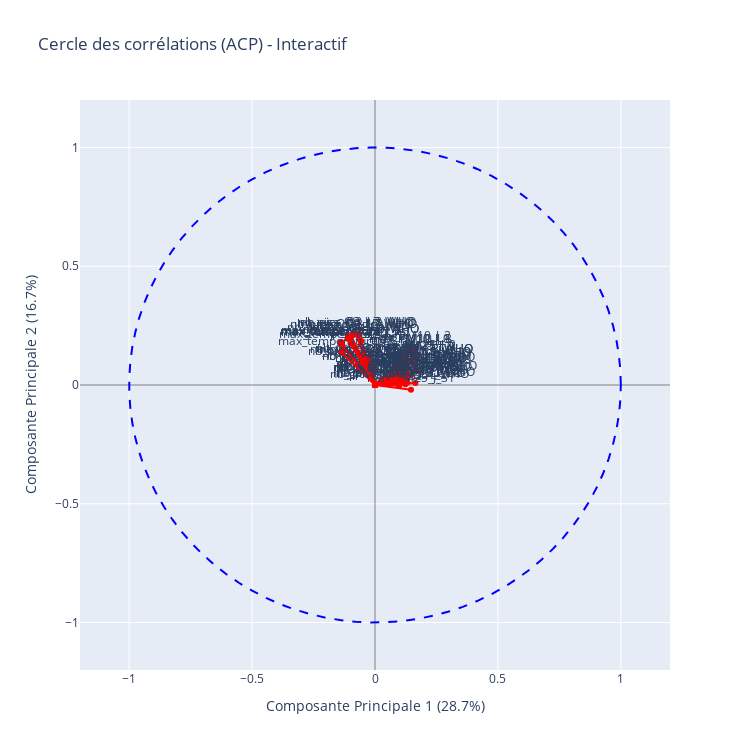

Write notebook code for a chart like this one.
### Code cell
print("Début de la PCA et du clustering")
df_pca, df_clusters, kmeans_model, pca = pca_clustering(df_final, features_pca, n_clusters=3)
len(df_clusters)
df_clusters = df_final.merge(df_clusters[["pseudo_provisoire", "cluster"]], on='pseudo_provisoire', how='left')
print("PCA et clustering terminés")

### Figure 1 — Plotly figure (JSON) as saved in the notebook; plotly's stock layout.template omitted (floating-point values rounded to 4 significant figures)
{"data": [{"line": {"color": "blue", "dash": "dash"}, "mode": "lines", "name": "Cercle Unité", "type": "scatter", "x": [1, 0.998, 0.992, 0.9819, 0.9679, 0.9501, 0.9284, 0.9029, 0.8738, 0.8413, 0.8053, 0.766, 0.7237, 0.6785, 0.6306, 0.5801, 0.5272, 0.4723, 0.4154, 0.3569, 0.2969, 0.2358, 0.1736, 0.1108, 0.04758, -0.01587, -0.07925, -0.1423, -0.2048, -0.2665, -0.3271, -0.3863, -0.4441, -0.5, -0.5539, -0.6056, -0.6549, -0.7015, -0.7453, -0.7861, -0.8237, -0.858, -0.8888, -0.9161, -0.9397, -0.9595, -0.9754, -0.9874, -0.9955, -0.9995, -0.9995, -0.9955, -0.9874, -0.9754, -0.9595, -0.9397, -0.9161, -0.8888, -0.858, -0.8237, -0.7861, -0.7453, -0.7015, -0.6549, -0.6056, -0.5539, -0.5, -0.4441, -0.3863, -0.3271, -0.2665, -0.2048, -0.1423, -0.07925, -0.01587, 0.04758, 0.1108, 0.1736, 0.2358, 0.2969, 0.3569, 0.4154, 0.4723, 0.5272, 0.5801, 0.6306, 0.6785, 0.7237, 0.766, 0.8053, 0.8413, 0.8738, 0.9029, 0.9284, 0.9501, 0.9679, 0.9819, 0.992, 0.998, 1], "y": [0, 0.06342, 0.1266, 0.1893, 0.2511, 0.312, 0.3717, 0.4298, 0.4862, 0.5406, 0.5929, 0.6428, 0.6901, 0.7346, 0.7761, 0.8146, 0.8497, 0.8815, 0.9096, 0.9341, 0.9549, 0.9718, 0.9848, 0.9938, 0.9989, 0.9999, 0.9969, 0.9898, 0.9788, 0.9638, 0.945, 0.9224, 0.896, 0.866, 0.8326, 0.7958, 0.7557, 0.7127, 0.6668, 0.6182, 0.5671, 0.5137, 0.4582, 0.4009, 0.342, 0.2817, 0.2203, 0.158, 0.09506, 0.03173, -0.03173, -0.09506, -0.158, -0.2203, -0.2817, -0.342, -0.4009, -0.4582, -0.5137, -0.5671, -0.6182, -0.6668, -0.7127, -0.7557, -0.7958, -0.8326, -0.866, -0.896, -0.9224, -0.945, -0.9638, -0.9788, -0.9898, -0.9969, -0.9999, -0.9989, -0.9938, -0.9848, -0.9718, -0.9549, -0.9341, -0.9096, -0.8815, -0.8497, -0.8146, -0.7761, -0.7346, -0.6901, -0.6428, -0.5929, -0.5406, -0.4862, -0.4298, -0.3717, -0.312, -0.2511, -0.1893, -0.1266, -0.06342, -2.449e-16]}, {"line": {"color": "red", "width": 2}, "marker": {"color": "red", "size": 6}, "mode": "lines+markers+text", "name": "max_PM10_J_0", "text": [null, "max_PM10_J_0"], "textposition": "top center", "type": "scatter", "x": [0, 0.1402], "y": [0, 0.143]}, {"line": {"color": "red", "width": 2}, "marker": {"color": "red", "size": 6}, "mode": "lines+markers+text", "name": "max_PM25_J_0", "text": [null, "max_PM25_J_0"], "textposition": "top center", "type": "scatter", "x": [0, 0.1572], "y": [0, 0.1128]}, {"line": {"color": "red", "width": 2}, "marker": {"color": "red", "size": 6}, "mode": "lines+markers+text", "name": "max_NO2_J_0", "text": [null, "max_NO2_J_0"], "textposition": "top center", "type": "scatter", "x": [0, 0.1176], "y": [0, 0.05188]}, {"line": {"color": "red", "width": 2}, "marker": {"color": "red", "size": 6}, "mode": "lines+markers+text", "name": "max_O3_J_0", "text": [null, "max_O3_J_0"], "textposition": "top center", "type": "scatter", "x": [0, -0.09884], "y": [0, 0.1742]}, {"line": {"color": "red", "width": 2}, "marker": {"color": "red", "size": 6}, "mode": "lines+markers+text", "name": "max_temperature_J_0", "text": [null, "max_temperature_J_0"], "textposition": "top center", "type": "scatter", "x": [0, -0.137], "y": [0, 0.1803]}, {"line": {"color": "red", "width": 2}, "marker": {"color": "red", "size": 6}, "mode": "lines+markers+text", "name": "nb_pics_PM10_J_0_EU", "text": [null, "nb_pics_PM10_J_0_EU"], "textposition": "top center", "type": "scatter", "x": [0, 0.1029], "y": [0, 0.0636]}, {"line": {"color": "red", "width": 2}, "marker": {"color": "red", "size": 6}, "mode": "lines+markers+text", "name": "nb_pics_PM10_J_0_WHO", "text": [null, "nb_pics_PM10_J_0_WHO"], "textposition": "top center", "type": "scatter", "x": [0, 0.1042], "y": [0, 0.06604]}, {"line": {"color": "red", "width": 2}, "marker": {"color": "red", "size": 6}, "mode": "lines+markers+text", "name": "nb_pics_NO2_J_0_WHO", "text": [null, "nb_pics_NO2_J_0_WHO"], "textposition": "top center", "type": "scatter", "x": [0, 0.08637], "y": [0, 0.02771]}, {"line": {"color": "red", "width": 2}, "marker": {"color": "red", "size": 6}, "mode": "lines+markers+text", "name": "nb_pics_O3_J_0_EU", "text": [null, "nb_pics_O3_J_0_EU"], "textposition": "top center", "type": "scatter", "x": [0, -0.008111], "y": [0, 0.07448]}, {"line": {"color": "red", "width": 2}, "marker": {"color": "red", "size": 6}, "mode": "lines+markers+text", "name": "nb_pics_O3_J_0_WHO", "text": [null, "nb_pics_O3_J_0_WHO"], "textposition": "top center", "type": "scatter", "x": [0, -0.05667], "y": [0, 0.1856]}, {"line": {"color": "red", "width": 2}, "marker": {"color": "red", "size": 6}, "mode": "lines+markers+text", "name": "nb_pics_PM25_J_0_WHO", "text": [null, "nb_pics_PM25_J_0_WHO"], "textposition": "top center", "type": "scatter", "x": [0, 0.1228], "y": [0, 0.09087]}, {"line": {"color": "red", "width": 2}, "marker": {"color": "red", "size": 6}, "mode": "lines+markers+text", "name": "max_PM10_J_1", "text": [null, "max_PM10_J_1"], "textposition": "top center", "type": "scatter", "x": [0, 0.1402], "y": [0, 0.143]}, {"line": {"color": "red", "width": 2}, "marker": {"color": "red", "size": 6}, "mode": "lines+markers+text", "name": "max_PM25_J_1", "text": [null, "max_PM25_J_1"], "textposition": "top center", "type": "scatter", "x": [0, 0.1572], "y": [0, 0.1128]}, {"line": {"color": "red", "width": 2}, "marker": {"color": "red", "size": 6}, "mode": "lines+markers+text", "name": "max_NO2_J_1", "text": [null, "max_NO2_J_1"], "textposition": "top center", "type": "scatter", "x": [0, 0.1176], "y": [0, 0.05188]}, {"line": {"color": "red", "width": 2}, "marker": {"color": "red", "size": 6}, "mode": "lines+markers+text", "name": "max_O3_J_1", "text": [null, "max_O3_J_1"], "textposition": "top center", "type": "scatter", "x": [0, -0.09884], "y": [0, 0.1742]}, {"line": {"color": "red", "width": 2}, "marker": {"color": "red", "size": 6}, "mode": "lines+markers+text", "name": "max_temperature_J_1", "text": [null, "max_temperature_J_1"], "textposition": "top center", "type": "scatter", "x": [0, -0.137], "y": [0, 0.1803]}, {"line": {"color": "red", "width": 2}, "marker": {"color": "red", "size": 6}, "mode": "lines+markers+text", "name": "nb_pics_PM10_J_1_EU", "text": [null, "nb_pics_PM10_J_1_EU"], "textposition": "top center", "type": "scatter", "x": [0, 0.1029], "y": [0, 0.0636]}, {"line": {"color": "red", "width": 2}, "marker": {"color": "red", "size": 6}, "mode": "lines+markers+text", "name": "nb_pics_PM10_J_1_WHO", "text": [null, "nb_pics_PM10_J_1_WHO"], "textposition": "top center", "type": "scatter", "x": [0, 0.1042], "y": [0, 0.06604]}, {"line": {"color": "red", "width": 2}, "marker": {"color": "red", "size": 6}, "mode": "lines+markers+text", "name": "nb_pics_NO2_J_1_WHO", "text": [null, "nb_pics_NO2_J_1_WHO"], "textposition": "top center", "type": "scatter", "x": [0, 0.08637], "y": [0, 0.02771]}, {"line": {"color": "red", "width": 2}, "marker": {"color": "red", "size": 6}, "mode": "lines+markers+text", "name": "nb_pics_O3_J_1_EU", "text": [null, "nb_pics_O3_J_1_EU"], "textposition": "top center", "type": "scatter", "x": [0, -0.008111], "y": [0, 0.07448]}, {"line": {"color": "red", "width": 2}, "marker": {"color": "red", "size": 6}, "mode": "lines+markers+text", "name": "nb_pics_O3_J_1_WHO", "text": [null, "nb_pics_O3_J_1_WHO"], "textposition": "top center", "type": "scatter", "x": [0, -0.05667], "y": [0, 0.1856]}, {"line": {"color": "red", "width": 2}, "marker": {"color": "red", "size": 6}, "mode": "lines+markers+text", "name": "nb_pics_PM25_J_1_WHO", "text": [null, "nb_pics_PM25_J_1_WHO"], "textposition": "top center", "type": "scatter", "x": [0, 0.1228], "y": [0, 0.09087]}, {"line": {"color": "red", "width": 2}, "marker": {"color": "red", "size": 6}, "mode": "lines+markers+text", "name": "max_PM10_J_2", "text": [null, "max_PM10_J_2"], "textposition": "top center", "type": "scatter", "x": [0, 0.1456], "y": [0, 0.1548]}, {"line": {"color": "red", "width": 2}, "marker": {"color": "red", "size": 6}, "mode": "lines+markers+text", "name": "max_PM25_J_2", "text": [null, "max_PM25_J_2"], "textposition": "top center", "type": "scatter", "x": [0, 0.1649], "y": [0, 0.1179]}, {"line": {"color": "red", "width": 2}, "marker": {"color": "red", "size": 6}, "mode": "lines+markers+text", "name": "max_NO2_J_2", "text": [null, "max_NO2_J_2"], "textposition": "top center", "type": "scatter", "x": [0, 0.1135], "y": [0, 0.0676]}, {"line": {"color": "red", "width": 2}, "marker": {"color": "red", "size": 6}, "mode": "lines+markers+text", "name": "max_temperature_J_2", "text": [null, "max_temperature_J_2"], "textposition": "top center", "type": "scatter", "x": [0, -0.1391], "y": [0, 0.1798]}, {"line": {"color": "red", "width": 2}, "marker": {"color": "red", "size": 6}, "mode": "lines+markers+text", "name": "nb_pics_PM10_J_2_EU", "text": [null, "nb_pics_PM10_J_2_EU"], "textposition": "top center", "type": "scatter", "x": [0, 0.1199], "y": [0, 0.0692]}, {"line": {"color": "red", "width": 2}, "marker": {"color": "red", "size": 6}, "mode": "lines+markers+text", "name": "nb_pics_PM10_J_2_WHO", "text": [null, "nb_pics_PM10_J_2_WHO"], "textposition": "top center", "type": "scatter", "x": [0, 0.12], "y": [0, 0.07427]}, {"line": {"color": "red", "width": 2}, "marker": {"color": "red", "size": 6}, "mode": "lines+markers+text", "name": "nb_pics_NO2_J_2_WHO", "text": [null, "nb_pics_NO2_J_2_WHO"], "textposition": "top center", "type": "scatter", "x": [0, 0.095], "y": [0, 0.03745]}, {"line": {"color": "red", "width": 2}, "marker": {"color": "red", "size": 6}, "mode": "lines+markers+text", "name": "nb_pics_O3_J_2_EU", "text": [null, "nb_pics_O3_J_2_EU"], "textposition": "top center", "type": "scatter", "x": [0, -0.01572], "y": [0, 0.09942]}, {"line": {"color": "red", "width": 2}, "marker": {"color": "red", "size": 6}, "mode": "lines+markers+text", "name": "nb_pics_O3_J_2_WHO", "text": [null, "nb_pics_O3_J_2_WHO"], "textposition": "top center", "type": "scatter", "x": [0, -0.06388], "y": [0, 0.2087]}, {"line": {"color": "red", "width": 2}, "marker": {"color": "red", "size": 6}, "mode": "lines+markers+text", "name": "nb_pics_PM25_J_2_WHO", "text": [null, "nb_pics_PM25_J_2_WHO"], "textposition": "top center", "type": "scatter", "x": [0, 0.129], "y": [0, 0.101]}, {"line": {"color": "red", "width": 2}, "marker": {"color": "red", "size": 6}, "mode": "lines+markers+text", "name": "max_PM10_J_3", "text": [null, "max_PM10_J_3"], "textposition": "top center", "type": "scatter", "x": [0, 0.1467], "y": [0, 0.1447]}, {"line": {"color": "red", "width": 2}, "marker": {"color": "red", "size": 6}, "mode": "lines+markers+text", "name": "max_PM25_J_3", "text": [null, "max_PM25_J_3"], "textposition": "top center", "type": "scatter", "x": [0, 0.1653], "y": [0, 0.1109]}, {"line": {"color": "red", "width": 2}, "marker": {"color": "red", "size": 6}, "mode": "lines+markers+text", "name": "max_NO2_J_3", "text": [null, "max_NO2_J_3"], "textposition": "top center", "type": "scatter", "x": [0, 0.112], "y": [0, 0.0706]}, {"line": {"color": "red", "width": 2}, "marker": {"color": "red", "size": 6}, "mode": "lines+markers+text", "name": "max_O3_J_3", "text": [null, "max_O3_J_3"], "textposition": "top center", "type": "scatter", "x": [0, -0.1062], "y": [0, 0.2023]}, {"line": {"color": "red", "width": 2}, "marker": {"color": "red", "size": 6}, "mode": "lines+markers+text", "name": "max_temperature_J_3", "text": [null, "max_temperature_J_3"], "textposition": "top center", "type": "scatter", "x": [0, -0.1408], "y": [0, 0.1772]}, {"line": {"color": "red", "width": 2}, "marker": {"color": "red", "size": 6}, "mode": "lines+markers+text", "name": "nb_pics_PM10_J_3_EU", "text": [null, "nb_pics_PM10_J_3_EU"], "textposition": "top center", "type": "scatter", "x": [0, 0.1192], "y": [0, 0.066]}, {"line": {"color": "red", "width": 2}, "marker": {"color": "red", "size": 6}, "mode": "lines+markers+text", "name": "nb_pics_PM10_J_3_WHO", "text": [null, "nb_pics_PM10_J_3_WHO"], "textposition": "top center", "type": "scatter", "x": [0, 0.1209], "y": [0, 0.0794]}, {"line": {"color": "red", "width": 2}, "marker": {"color": "red", "size": 6}, "mode": "lines+markers+text", "name": "nb_pics_NO2_J_3_WHO", "text": [null, "nb_pics_NO2_J_3_WHO"], "textposition": "top center", "type": "scatter", "x": [0, 0.1014], "y": [0, 0.03988]}, {"line": {"color": "red", "width": 2}, "marker": {"color": "red", "size": 6}, "mode": "lines+markers+text", "name": "nb_pics_O3_J_3_EU", "text": [null, "nb_pics_O3_J_3_EU"], "textposition": "top center", "type": "scatter", "x": [0, -0.01776], "y": [0, 0.1021]}, {"line": {"color": "red", "width": 2}, "marker": {"color": "red", "size": 6}, "mode": "lines+markers+text", "name": "nb_pics_O3_J_3_WHO", "text": [null, "nb_pics_O3_J_3_WHO"], "textposition": "top center", "type": "scatter", "x": [0, -0.06912], "y": [0, 0.2157]}, {"line": {"color": "red", "width": 2}, "marker": {"color": "red", "size": 6}, "mode": "lines+markers+text", "name": "nb_pics_PM25_J_3_WHO", "text": [null, "nb_pics_PM25_J_3_WHO"], "textposition": "top center", "type": "scatter", "x": [0, 0.1318], "y": [0, 0.1025]}, {"line": {"color": "red", "width": 2}, "marker": {"color": "red", "size": 6}, "mode": "lines+markers+text", "name": "max_PM10_J_7", "text": [null, "max_PM10_J_7"], "textposition": "top center", "type": "scatter", "x": [0, 0.1528], "y": [0, 0.09562]}, {"line": {"color": "red", "width": 2}, "marker": {"color": "red", "size": 6}, "mode": "lines+markers+text", "name": "max_PM25_J_7", "text": [null, "max_PM25_J_7"], "textposition": "top center", "type": "scatter", "x": [0, 0.1708], "y": [0, 0.05909]}, {"line": {"color": "red", "width": 2}, "marker": {"color": "red", "size": 6}, "mode": "lines+markers+text", "name": "max_NO2_J_7", "text": [null, "max_NO2_J_7"], "textposition": "top center", "type": "scatter", "x": [0, 0.1075], "y": [0, 0.04909]}, {"line": {"color": "red", "width": 2}, "marker": {"color": "red", "size": 6}, "mode": "lines+markers+text", "name": "max_O3_J_7", "text": [null, "max_O3_J_7"], "textposition": "top center", "type": "scatter", "x": [0, -0.1061], "y": [0, 0.2065]}, {"line": {"color": "red", "width": 2}, "marker": {"color": "red", "size": 6}, "mode": "lines+markers+text", "name": "max_temperature_J_7", "text": [null, "max_temperature_J_7"], "textposition": "top center", "type": "scatter", "x": [0, -0.1401], "y": [0, 0.1741]}, {"line": {"color": "red", "width": 2}, "marker": {"color": "red", "size": 6}, "mode": "lines+markers+text", "name": "nb_pics_PM10_J_7_EU", "text": [null, "nb_pics_PM10_J_7_EU"], "textposition": "top center", "type": "scatter", "x": [0, 0.1184], "y": [0, 0.05215]}, {"line": {"color": "red", "width": 2}, "marker": {"color": "red", "size": 6}, "mode": "lines+markers+text", "name": "nb_pics_PM10_J_7_WHO", "text": [null, "nb_pics_PM10_J_7_WHO"], "textposition": "top center", "type": "scatter", "x": [0, 0.1226], "y": [0, 0.05609]}, {"line": {"color": "red", "width": 2}, "marker": {"color": "red", "size": 6}, "mode": "lines+markers+text", "name": "nb_pics_NO2_J_7_WHO", "text": [null, "nb_pics_NO2_J_7_WHO"], "textposition": "top center", "type": "scatter", "x": [0, 0.1077], "y": [0, 0.02981]}, {"line": {"color": "red", "width": 2}, "marker": {"color": "red", "size": 6}, "mode": "lines+markers+text", "name": "nb_pics_O3_J_7_EU", "text": [null, "nb_pics_O3_J_7_EU"], "textposition": "top center", "type": "scatter", "x": [0, -0.02986], "y": [0, 0.1075]}, {"line": {"color": "red", "width": 2}, "marker": {"color": "red", "size": 6}, "mode": "lines+markers+text", "name": "nb_pics_O3_J_7_WHO", "text": [null, "nb_pics_O3_J_7_WHO"], "textposition": "top center", "type": "scatter", "x": [0, -0.07879], "y": [0, 0.2137]}, {"line": {"color": "red", "width": 2}, "marker": {"color": "red", "size": 6}, "mode": "lines+markers+text", "name": "nb_pics_PM25_J_7_WHO", "text": [null, "nb_pics_PM25_J_7_WHO"], "textposition": "top center", "type": "scatter", "x": [0, 0.1398], "y": [0, 0.0689]}, {"line": {"color": "red", "width": 2}, "marker": {"color": "red", "size": 6}, "mode": "lines+markers+text", "name": "max_PM10_J_15", "text": [null, "max_PM10_J_15"], "textposition": "top center", "type": "scatter", "x": [0, 0.1473], "y": [0, 0.04188]}, {"line": {"color": "red", "width": 2}, "marker": {"color": "red", "size": 6}, "mode": "lines+markers+text", "name": "max_PM25_J_15", "text": [null, "max_PM25_J_15"], "textposition": "top center", "type": "scatter", "x": [0, 0.1643], "y": [0, 0.008321]}, {"line": {"color": "red", "width": 2}, "marker": {"color": "red", "size": 6}, "mode": "lines+markers+text", "name": "max_NO2_J_15", "text": [null, "max_NO2_J_15"], "textposition": "top center", "type": "scatter", "x": [0, 0.09867], "y": [0, 0.04127]}, {"line": {"color": "red", "width": 2}, "marker": {"color": "red", "size": 6}, "mode": "lines+markers+text", "name": "max_O3_J_15", "text": [null, "max_O3_J_15"], "textposition": "top center", "type": "scatter", "x": [0, -0.1116], "y": [0, 0.1945]}, {"line": {"color": "red", "width": 2}, "marker": {"color": "red", "size": 6}, "mode": "lines+markers+text", "name": "max_temperature_J_15", "text": [null, "max_temperature_J_15"], "textposition": "top center", "type": "scatter", "x": [0, -0.1321], "y": [0, 0.1638]}, {"line": {"color": "red", "width": 2}, "marker": {"color": "red", "size": 6}, "mode": "lines+markers+text", "name": "nb_pics_PM10_J_15_EU", "text": [null, "nb_pics_PM10_J_15_EU"], "textposition": "top center", "type": "scatter", "x": [0, 0.1092], "y": [0, 0.02595]}, {"line": {"color": "red", "width": 2}, "marker": {"color": "red", "size": 6}, "mode": "lines+markers+text", "name": "nb_pics_PM10_J_15_WHO", "text": [null, "nb_pics_PM10_J_15_WHO"], "textposition": "top center", "type": "scatter", "x": [0, 0.1124], "y": [0, 0.02645]}, {"line": {"color": "red", "width": 2}, "marker": {"color": "red", "size": 6}, "mode": "lines+markers+text", "name": "nb_pics_NO2_J_15_WHO", "text": [null, "nb_pics_NO2_J_15_WHO"], "textposition": "top center", "type": "scatter", "x": [0, 0.1089], "y": [0, 0.01354]}, {"line": {"color": "red", "width": 2}, "marker": {"color": "red", "size": 6}, "mode": "lines+markers+text", "name": "nb_pics_O3_J_15_EU", "text": [null, "nb_pics_O3_J_15_EU"], "textposition": "top center", "type": "scatter", "x": [0, -0.04125], "y": [0, 0.1023]}, {"line": {"color": "red", "width": 2}, "marker": {"color": "red", "size": 6}, "mode": "lines+markers+text", "name": "nb_pics_O3_J_15_WHO", "text": [null, "nb_pics_O3_J_15_WHO"], "textposition": "top center", "type": "scatter", "x": [0, -0.0962], "y": [0, 0.2055]}, {"line": {"color": "red", "width": 2}, "marker": {"color": "red", "size": 6}, "mode": "lines+markers+text", "name": "nb_pics_PM25_J_15_WHO", "text": [null, "nb_pics_PM25_J_15_WHO"], "textposition": "top center", "type": "scatter", "x": [0, 0.1308], "y": [0, 0.03019]}, {"line": {"color": "red", "width": 2}, "marker": {"color": "red", "size": 6}, "mode": "lines+markers+text", "name": "max_PM10_J_31", "text": [null, "max_PM10_J_31"], "textposition": "top center", "type": "scatter", "x": [0, 0.1315], "y": [0, 0.01007]}, {"line": {"color": "red", "width": 2}, "marker": {"color": "red", "size": 6}, "mode": "lines+markers+text", "name": "max_PM25_J_31", "text": [null, "max_PM25_J_31"], "textposition": "top center", "type": "scatter", "x": [0, 0.1464], "y": [0, -0.01959]}, {"line": {"color": "red", "width": 2}, "marker": {"color": "red", "size": 6}, "mode": "lines+markers+text", "name": "max_NO2_J_31", "text": [null, "max_NO2_J_31"], "textposition": "top center", "type": "scatter", "x": [0, 0.08772], "y": [0, 0.02746]}, {"line": {"color": "red", "width": 2}, "marker": {"color": "red", "size": 6}, "mode": "lines+markers+text", "name": "max_temperature_J_31", "text": [null, "max_temperature_J_31"], "textposition": "top center", "type": "scatter", "x": [0, -0.1359], "y": [0, 0.1367]}, {"line": {"color": "red", "width": 2}, "marker": {"color": "red", "size": 6}, "mode": "lines+markers+text", "name": "nb_pics_PM10_J_31_EU", "text": [null, "nb_pics_PM10_J_31_EU"], "textposition": "top center", "type": "scatter", "x": [0, 0.09759], "y": [0, 0.0006244]}, {"line": {"color": "red", "width": 2}, "marker": {"color": "red", "size": 6}, "mode": "lines+markers+text", "name": "nb_pics_PM10_J_31_WHO", "text": [null, "nb_pics_PM10_J_31_WHO"], "textposition": "top center", "type": "scatter", "x": [0, 0.09912], "y": [0, -0.002545]}, {"line": {"color": "red", "width": 2}, "marker": {"color": "red", "size": 6}, "mode": "lines+markers+text", "name": "nb_pics_NO2_J_31_WHO", "text": [null, "nb_pics_NO2_J_31_WHO"], "textposition": "top center", "type": "scatter", "x": [0, 0.09785], "y": [0, -0.0003827]}, {"line": {"color": "red", "width": 2}, "marker": {"color": "red", "size": 6}, "mode": "lines+markers+text", "name": "nb_pics_O3_J_31_EU", "text": [null, "nb_pics_O3_J_31_EU"], "textposition": "top center", "type": "scatter", "x": [0, -0.05067], "y": [0, 0.09403]}, {"line": {"color": "red", "width": 2}, "marker": {"color": "red", "size": 6}, "mode": "lines+markers+text", "name": "nb_pics_O3_J_31_WHO", "text": [null, "nb_pics_O3_J_31_WHO"], "textposition": "top center", "type": "scatter", "x": [0, -0.1084], "y": [0, 0.1962]}, {"line": {"color": "red", "width": 2}, "marker": {"color": "red", "size": 6}, "mode": "lines+markers+text", "name": "nb_pics_PM25_J_31_WHO", "text": [null, "nb_pics_PM25_J_31_WHO"], "textposition": "top center", "type": "scatter", "x": [0, 0.124], "y": [0, 0.003528]}], "layout": {"height": 750, "hovermode": "closest", "showlegend": false, "title": {"text": "Cercle des corrélations (ACP) - Interactif"}, "width": 750, "xaxis": {"range": [-1.2, 1.2], "title": {"text": "Composante Principale 1 (28.7%)"}, "zeroline": true, "zerolinecolor": "grey", "zerolinewidth": 1}, "yaxis": {"range": [-1.2, 1.2], "title": {"text": "Composante Principale 2 (16.7%)"}, "zeroline": true, "zerolinecolor": "grey", "zerolinewidth": 1}}}
